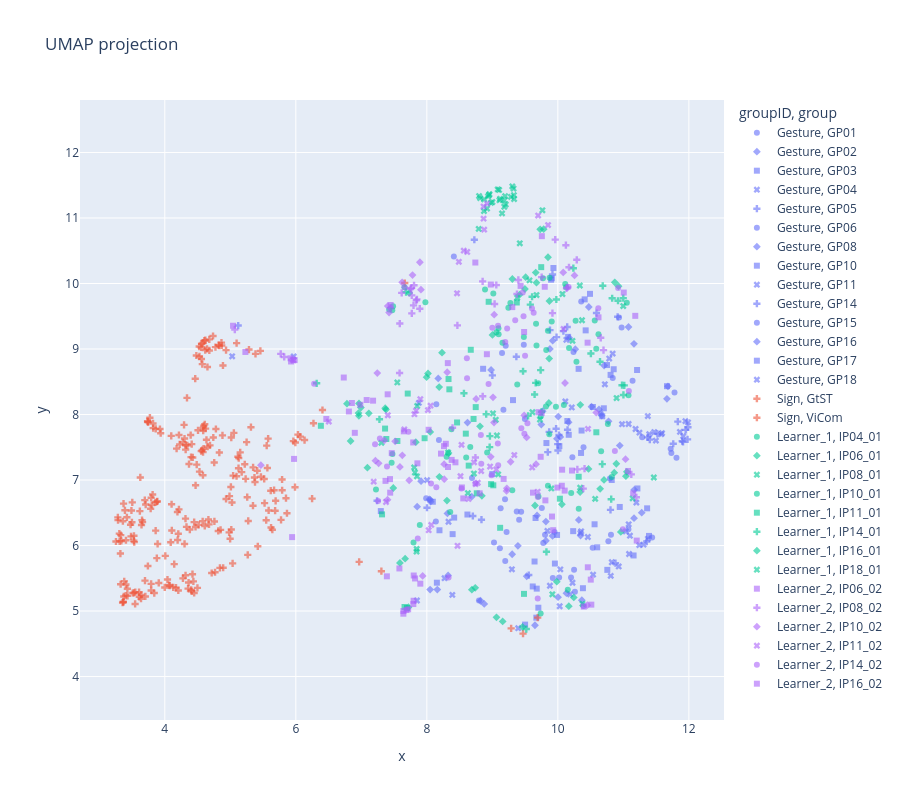

Write notebook code for a chart like this one.
### Markdown cell above
## 6 UMAP

### Code cell
import plotly.express as px, pandas as pd, umap
from sklearn.preprocessing import StandardScaler

feat_df = features_df_clean.copy()

meta_cols = ['fileID', 'group', 'concept', 'groupID']        # add meta columns
meta_cols = [c for c in meta_cols if c in feat_df.columns]

num = feat_df.select_dtypes('number')
num = num.loc[:, num.isna().mean() < 0.5]         # keep cols <50% NaN

keep = num.dropna().index                          
num  = num.loc[keep]
meta = feat_df.loc[keep, meta_cols]              

scaled   = StandardScaler().fit_transform(num)
embedding = umap.UMAP(random_state=42).fit_transform(scaled)

plot_df = pd.DataFrame(embedding, columns=['x', 'y'], index=keep)
plot_df = pd.concat([plot_df, meta], axis=1)       # aligned by index, not by position

fig = px.scatter(plot_df, x='x', y='y',
                 color='groupID' if 'groupID' not in plot_df else 'groupID',
                 symbol='group', hover_name='concept',
                 title='UMAP projection', opacity=0.6)
fig.update_layout(width=900, height=800, yaxis=dict(scaleanchor='x', scaleratio=1))
fig.show()

### Figure 1 — Plotly figure (JSON) as saved in the notebook; plotly's stock layout.template omitted (floating-point values rounded to 4 significant figures)
{"data": [{"hovertemplate": "<b>%{hovertext}</b><br><br>groupID=Gesture<br>group=GP01<br>x=%{x}<br>y=%{y}<extra></extra>", "hovertext": ["ADLER", "ANSTECKEN", "BLITZ", "BODEN", "BRIEF", "BUERO", "GEIGE", "GIRAFFE", "GOTT", "HEMD", "KLOPFEN", "MENSCH", "RUFEN", "SCHOKOLADE", "STAUBSAUGEN", "WENIG"], "legendgroup": "Gesture, GP01", "marker": {"color": "#636efa", "opacity": 0.6, "symbol": "circle"}, "mode": "markers", "name": "Gesture, GP01", "orientation": "v", "showlegend": true, "type": "scatter", "x": [10.97, 9.025, 10.25, 10.26, 10.02, 8.185, 10.2, 10.53, 10.93, 10.79, 9.217, 8.796, 9.115, 9.197, 10.39, 9.497], "xaxis": "x", "y": [9.33, 6.045, 5.629, 5.295, 5.513, 7.61, 5.513, 5.966, 9.482, 7.024, 6.208, 5.162, 5.957, 5.763, 5.078, 7.931], "yaxis": "y"}, {"hovertemplate": "<b>%{hovertext}</b><br><br>groupID=Gesture<br>group=GP02<br>x=%{x}<br>y=%{y}<extra></extra>", "hovertext": ["ABLEHNEN", "ANTWORTEN", "FENSTER", "GEHOERLOS", "GITARRE", "GUT", "IGNORIEREN", "PARKEN", "RUDERN", "SCHOEN", "SEE", "STAUB WISCHEN", "STREITEN", "VERSUCHEN", "ZIEL", "ZIMMER"], "legendgroup": "Gesture, GP02", "marker": {"color": "#636efa", "opacity": 0.6, "symbol": "diamond"}, "mode": "markers", "name": "Gesture, GP02", "orientation": "v", "showlegend": true, "type": "scatter", "x": [8.16, 10.95, 11.28, 11.08, 9.919, 10.17, 9.768, 9.682, 9.651, 10.47, 8.174, 10.32, 10.35, 10.13, 8.981, 10.77], "xaxis": "x", "y": [5.328, 7.526, 6.502, 9.336, 6.147, 9.169, 8.05, 6.46, 4.783, 9.641, 8.551, 6.391, 6.153, 5.273, 8.681, 7.896], "yaxis": "y"}, {"hovertemplate": "<b>%{hovertext}</b><br><br>groupID=Gesture<br>group=GP03<br>x=%{x}<br>y=%{y}<extra></extra>", "hovertext": ["ALT", "AUSGEHEN", "BRIEF", "BUCH", "BUERO", "FALTEN", "GIPSVERBAND", "INSTAGRAM", "KLEIDUNG ANZIEHEN", "KNETEN", "KOENIG", "KOKOSNUSS", "KRABBELN", "LOBEN", "PAPIER", "SCHLECHT", "SUCHEN"], "legendgroup": "Gesture, GP03", "marker": {"color": "#636efa", "opacity": 0.6, "symbol": "square"}, "mode": "markers", "name": "Gesture, GP03", "orientation": "v", "showlegend": true, "type": "scatter", "x": [9.66, 10.82, 10.75, 10.38, 10.7, 10.95, 9.988, 11.21, 11.16, 9.671, 11.36, 10.17, 9.703, 10.53, 10.23, 9.932, 10.6], "xaxis": "x", "y": [6.42, 7.0, 5.629, 5.349, 8.095, 6.589, 6.161, 8.679, 5.849, 4.899, 6.568, 7.69, 5.051, 8.115, 6.22, 10.24, 5.972], "yaxis": "y"}, {"hovertemplate": "<b>%{hovertext}</b><br><br>groupID=Gesture<br>group=GP04<br>x=%{x}<br>y=%{y}<extra></extra>", "hovertext": ["AUSRADIEREN", "BEZAHLEN", "BUEGELN", "ELEFANT", "GEBEN", "GUT", "JUCKEN", "KRAWATTE", "LEIHEN", "LIPPENSTIFT AUFTRAGEN", "LOBEN", "OHRFEIGEN", "PUDERN", "SCHUBSEN", "SKI FAHREN", "TRAGEN", "UNTERGEHEN", "ZIEHEN"], "legendgroup": "Gesture, GP04", "marker": {"color": "#636efa", "opacity": 0.6, "symbol": "x"}, "mode": "markers", "name": "Gesture, GP04", "orientation": "v", "showlegend": true, "type": "scatter", "x": [10.35, 10.54, 9.879, 10.84, 10.81, 10.21, 8.331, 10.78, 9.84, 10.04, 10.11, 11.04, 9.298, 11.1, 11.24, 10.46, 10.36, 7.879], "xaxis": "x", "y": [6.192, 5.556, 5.386, 8.93, 5.537, 8.108, 6.363, 8.854, 6.224, 5.636, 8.2, 6.215, 5.637, 6.15, 6.006, 6.131, 6.217, 8.177], "yaxis": "y"}, {"hovertemplate": "<b>%{hovertext}</b><br><br>groupID=Gesture<br>group=GP05<br>x=%{x}<br>y=%{y}<extra></extra>", "hovertext": ["COWBOY", "EISCREME", "FALTEN", "FEUER", "FLAGGE", "GOTT", "HEMD", "HUSTEN", "IDEE", "INSTAGRAM", "KRUECKEN", "PERSON", "PILZ", "SCHLAU", "VERSCHWINDEN", "WASSERTROPFEN", "WINKEN", "ZIMMER"], "legendgroup": "Gesture, GP05", "marker": {"color": "#636efa", "opacity": 0.6, "symbol": "cross"}, "mode": "markers", "name": "Gesture, GP05", "orientation": "v", "showlegend": true, "type": "scatter", "x": [10.8, 9.973, 7.24, 9.367, 10.91, 10.59, 11.36, 9.847, 9.998, 10.15, 10.14, 10.0, 9.88, 9.868, 10.02, 8.702, 9.98, 8.834], "xaxis": "x", "y": [6.544, 7.783, 6.683, 8.882, 9.492, 9.549, 6.061, 7.426, 7.549, 7.766, 9.337, 7.45, 9.289, 7.735, 7.687, 6.451, 9.181, 6.394], "yaxis": "y"}, {"hovertemplate": "<b>%{hovertext}</b><br><br>groupID=Gesture<br>group=GP06<br>x=%{x}<br>y=%{y}<extra></extra>", "hovertext": ["ARGUMENTIEREN", "AUSZIEHEN", "BEGEISTERT", "FEUER", "GESTERN", "GITARRE", "GREIFEN", "IDEE", "IGNORIEREN", "KISTE", "LOBEN", "LOEWE", "PFLANZE", "SCHURRBART", "SOLDAT", "UNIVERSITAET", "UNTERSTUETZEN", "ZAUN"], "legendgroup": "Gesture, GP06", "marker": {"color": "#636efa", "opacity": 0.6, "symbol": "circle"}, "mode": "markers", "name": "Gesture, GP06", "orientation": "v", "showlegend": true, "type": "scatter", "x": [11.81, 11.08, 10.36, 11.44, 10.24, 11.72, 10.22, 10.66, 8.412, 10.81, 10.77, 11.78, 8.138, 11.14, 11.73, 10.84, 8.145, 11.29], "xaxis": "x", "y": [7.342, 6.247, 9.727, 6.124, 8.953, 7.479, 7.35, 8.016, 10.41, 6.166, 6.067, 8.334, 6.366, 8.516, 7.413, 8.556, 8.155, 7.654], "yaxis": "y"}, {"hovertemplate": "<b>%{hovertext}</b><br><br>groupID=Gesture<br>group=GP08<br>x=%{x}<br>y=%{y}<extra></extra>", "hovertext": ["ENTSCHULDIGEN", "ERKLAEREN", "GESTERN", "HEMD", "HOTEL", "HUMMER", "KENNEN", "MESSEN", "NEUGIERIG", "PFEIFE", "RING", "SCHMETTERLING", "SEE", "SEKT", "SOCKEN", "SOLDAT", "URLAUB", "VIEL"], "legendgroup": "Gesture, GP08", "marker": {"color": "#636efa", "opacity": 0.6, "symbol": "diamond"}, "mode": "markers", "name": "Gesture, GP08", "orientation": "v", "showlegend": true, "type": "scatter", "x": [7.912, 9.525, 9.817, 10.63, 10.51, 8.621, 10.04, 8.685, 7.852, 8.039, 10.01, 10.67, 9.303, 9.817, 9.39, 9.986, 8.058, 11.17], "xaxis": "x", "y": [6.983, 5.531, 6.366, 8.077, 8.119, 7.877, 7.658, 6.746, 6.593, 6.705, 7.969, 7.984, 5.867, 6.073, 5.996, 7.631, 6.67, 6.85], "yaxis": "y"}, {"hovertemplate": "<b>%{hovertext}</b><br><br>groupID=Gesture<br>group=GP10<br>x=%{x}<br>y=%{y}<extra></extra>", "hovertext": ["AUSSCHALTEN", "BISS", "BRETTSPIEL", "DECKE", "ENTE", "FAHREN", "FENSTER", "GITARRE", "KRAWATTE", "LOEWE", "MESSEN", "MUELL", "NASHORN", "RASSEL", "SAGEN", "SCHOEN", "U-BAHN", "WINDRAD"], "legendgroup": "Gesture, GP10", "marker": {"color": "#636efa", "opacity": 0.6, "symbol": "square"}, "mode": "markers", "name": "Gesture, GP10", "orientation": "v", "showlegend": true, "type": "scatter", "x": [10.36, 10.32, 9.617, 10.85, 7.298, 9.5, 10.75, 10.68, 9.908, 10.49, 11.67, 8.394, 10.8, 9.897, 10.14, 10.41, 8.193, 10.56], "xaxis": "x", "y": [7.755, 8.697, 5.375, 8.692, 6.526, 4.793, 8.755, 7.974, 10.08, 9.842, 8.433, 6.174, 8.605, 10.06, 7.901, 9.758, 6.233, 6.324], "yaxis": "y"}, {"hovertemplate": "<b>%{hovertext}</b><br><br>groupID=Gesture<br>group=GP11<br>x=%{x}<br>y=%{y}<extra></extra>", "hovertext": ["ABEND", "DRECK", "DUFT", "HASE", "HINAUFGEHEN", "JUNGE", "KNETEN", "NONNE", "PERSON", "PILZ", "RUDERN", "SCHLAEGER", "SCHLECHT", "STIMMEN", "UNTERTITEL", "WINDRAD", "WINKEN"], "legendgroup": "Gesture, GP11", "marker": {"color": "#636efa", "opacity": 0.6, "symbol": "x"}, "mode": "markers", "name": "Gesture, GP11", "orientation": "v", "showlegend": true, "type": "scatter", "x": [11.2, 7.849, 5.028, 11.37, 8.389, 11.08, 9.395, 10.22, 11.09, 10.03, 10.93, 11.31, 8.271, 8.004, 10.98, 10.19, 10.13], "xaxis": "x", "y": [6.655, 5.161, 8.889, 6.103, 5.246, 6.324, 4.738, 5.432, 5.871, 5.073, 5.681, 6.013, 5.501, 6.998, 7.852, 5.255, 9.141], "yaxis": "y"}, {"hovertemplate": "<b>%{hovertext}</b><br><br>groupID=Gesture<br>group=GP14<br>x=%{x}<br>y=%{y}<extra></extra>", "hovertext": ["(AUF)PUMPEN", "ABEND", "DAUMEN DRUECKEN", "FAHREN", "FERNGLAS", "FRAGE", "GEHOERLOS", "HOTEL", "KAESE", "LANGWEILIG", "ROLLEN", "RUFEN", "SCHLAFEN", "SCHNECKE", "STINKEN", "TREPPE", "TRINKWASSER", "UNTERSTUETZEN"], "legendgroup": "Gesture, GP14", "marker": {"color": "#636efa", "opacity": 0.6, "symbol": "cross"}, "mode": "markers", "name": "Gesture, GP14", "orientation": "v", "showlegend": true, "type": "scatter", "x": [10.88, 11.98, 9.0, 9.556, 11.99, 10.08, 11.9, 5.121, 11.76, 8.002, 11.37, 11.95, 9.918, 11.83, 11.91, 11.52, 8.725, 11.4], "xaxis": "x", "y": [5.731, 7.621, 8.598, 5.549, 7.806, 9.273, 7.594, 9.358, 7.554, 6.577, 7.651, 7.766, 10.14, 7.892, 7.582, 7.705, 10.67, 7.616], "yaxis": "y"}, {"hovertemplate": "<b>%{hovertext}</b><br><br>groupID=Gesture<br>group=GP15<br>x=%{x}<br>y=%{y}<extra></extra>", "hovertext": ["ANFANG", "AVOCADO", "BERUF", "BEZAHLEN", "BLITZ", "DRECK", "EINFACH", "EINHORN", "HALSKETTE", "HASE", "KARTOFFEL", "KISSEN", "KRAWATTE", "RASIEREN", "RAUCHEN", "SCHLAGEN", "SEKT"], "legendgroup": "Gesture, GP15", "marker": {"color": "#636efa", "opacity": 0.6, "symbol": "circle"}, "mode": "markers", "name": "Gesture, GP15", "orientation": "v", "showlegend": true, "type": "scatter", "x": [9.48, 9.169, 9.923, 9.805, 9.755, 9.204, 9.127, 7.99, 9.194, 9.777, 9.95, 9.148, 9.372, 9.44, 8.69, 10.39, 9.409], "xaxis": "x", "y": [9.066, 8.072, 5.503, 6.164, 6.575, 9.049, 6.57, 6.721, 6.707, 6.04, 6.205, 8.94, 6.519, 6.515, 7.032, 7.5, 6.395], "yaxis": "y"}, {"hovertemplate": "<b>%{hovertext}</b><br><br>groupID=Gesture<br>group=GP16<br>x=%{x}<br>y=%{y}<extra></extra>", "hovertext": ["FEUERZEUG", "GEIGE", "GESTERN", "HUSTEN", "KAUFEN", "LANGWEILIG", "MILCH", "NUSS", "OEFFNEN", "PILOT", "SCHLAEGER", "SCHNECKE", "SCHRECKLICH", "SKI FAHREN", "TELEFON", "VERSUCHEN", "WINDRAD", "ZEITSCHRIFT"], "legendgroup": "Gesture, GP16", "marker": {"color": "#636efa", "opacity": 0.6, "symbol": "diamond"}, "mode": "markers", "name": "Gesture, GP16", "orientation": "v", "showlegend": true, "type": "scatter", "x": [9.748, 10.71, 9.879, 10.16, 8.325, 9.921, 8.876, 8.818, 8.314, 11.16, 11.16, 11.67, 8.05, 10.37, 10.27, 8.053, 11.68, 10.0], "xaxis": "x", "y": [7.847, 8.747, 9.002, 7.882, 5.544, 9.127, 5.108, 5.157, 6.49, 6.417, 9.079, 8.239, 5.328, 5.166, 8.997, 6.697, 8.431, 5.212], "yaxis": "y"}, {"hovertemplate": "<b>%{hovertext}</b><br><br>groupID=Gesture<br>group=GP17<br>x=%{x}<br>y=%{y}<extra></extra>", "hovertext": ["ABLEHNEN", "ANGELN", "ARGUMENTIEREN", "BART", "BEOBACHTEN", "BESCHEID GEBEN", "DOLMETSCHEN", "EGAL", "GITARRE", "GREIFEN", "HEMD", "KLOPFEN", "PECH", "SCHUESSEL", "STAUB WISCHEN", "URLAUB", "ZUSAMMENSTOSSEN"], "legendgroup": "Gesture, GP17", "marker": {"color": "#636efa", "opacity": 0.6, "symbol": "square"}, "mode": "markers", "name": "Gesture, GP17", "orientation": "v", "showlegend": true, "type": "scatter", "x": [8.091, 8.619, 9.644, 9.678, 10.42, 8.999, 8.153, 9.315, 10.02, 8.859, 11.39, 10.16, 10.35, 9.955, 8.417, 9.826, 11.21], "xaxis": "x", "y": [6.668, 6.473, 5.756, 5.342, 9.284, 7.091, 5.433, 8.22, 7.517, 8.698, 6.147, 9.186, 7.414, 5.725, 6.427, 7.564, 6.871], "yaxis": "y"}, {"hovertemplate": "<b>%{hovertext}</b><br><br>groupID=Gesture<br>group=GP18<br>x=%{x}<br>y=%{y}<extra></extra>", "hovertext": ["BESCHEID GEBEN", "BRUECKE", "BUCH", "EISCREME", "GAST", "GIESSEN", "HEBEN", "INSEL", "KLATSCHEN", "MOND", "PRIESTER", "RASIEREN", "SAUBER", "SCHNECKE", "SKI FAHREN", "WASSERSCHILDKROETE"], "legendgroup": "Gesture, GP18", "marker": {"color": "#636efa", "opacity": 0.6, "symbol": "x"}, "mode": "markers", "name": "Gesture, GP18", "orientation": "v", "showlegend": true, "type": "scatter", "x": [10.72, 11.59, 11.4, 11.08, 11.25, 5.968, 11.95, 11.58, 11.19, 11.86, 11.99, 11.37, 10.82, 11.91, 11.47, 11.5], "xaxis": "x", "y": [8.462, 7.717, 7.701, 7.856, 7.723, 8.885, 7.9, 7.7, 7.779, 7.735, 7.88, 7.976, 5.745, 7.67, 7.733, 7.602], "yaxis": "y"}, {"hovertemplate": "<b>%{hovertext}</b><br><br>groupID=Sign<br>group=GtST<br>x=%{x}<br>y=%{y}<extra></extra>", "hovertext": ["A-LOT", "AMBULANCE", "ARM", "BABY", "BEARD", "BEER", "BILLIARD", "BIRD", "BIRTH", "BOOK", "BUTTERFLY", "CALCULATOR", "CAR", "CENTRAL", "COAT", "COLD", "COMMUNICATION", "CURIOUS", "CURTAIN", "DEVIL", "DRESS", "DRINKINGWATER", "EGG", "EYE", "FENCE", "FIRE", "FLOOR", "HAIR", "HAMMER", "HANDS", "HAT", "HILL", "HOCKEY", "HOT", "LAPTOP", "LEGS", "LETTER", "LIGHTNING", "MAGAZINE", "MARRIED", "MASSAGE", "MILK", "MIXER", "MOBILE-PHONE", "MONKEY", "MOON", "MOSQUITO", "MOTORBIKE", "NO-MATTER", "NOSE", "PAN", "PARTY", "PAST", "PEPPER", "PHONE-CALL", "PHOTOGRAPHY", "PIANO", "PILOT", "PLUG", "PRISON", "PYRAMID", "SANDWICH", "SAW", "SAXOPHONE", "SCARF", "SCREWDRIVER", "SHAMPOO", "SOAP", "SOCKS", "SPIDER", "SPOON", "STAIRS", "SUBTITLES", "SUITCASE", "SUPERMARKET", "SURPRISED", "TABLE-TENNIS", "TEA", "TENNIS", "TIME", "TO-ARGUE", "TO-BREAK", "TO-COMB", "TO-COOK", "TO-COPY", "TO-CRY", "TO-DIE", "TO-DRAW", "TO-DRINK", "TO-EAT", "TO-ERASE", "TO-HEAR", "TO-IRON", "TO-JUGGLE", "TO-LIFT", "TO-LIVE", "TO-MOVE", "TO-OBSERVE", "TO-PAY", "TO-PICK-UP", "TO-PLUCK", "TO-PROPOSE", "TO-PUT-LIPSTICK-ON", "TO-REJECT", "TO-RUN", "TO-SAY", "TO-SCOLD", "TO-SEW", "TO-SHOWER", "TO-SIT", "TO-SLEEP", "TO-SMOKE", "TO-STEAL", "TO-STINK", "TO-TEAR", "TO-TURN-OFF", "TO-WAIT", "VIDEOGAME", "WAR", "WHEELCHAIR", "WINE"], "legendgroup": "Sign, GtST", "marker": {"color": "#EF553B", "opacity": 0.6, "symbol": "cross"}, "mode": "markers", "name": "Sign, GtST", "orientation": "v", "showlegend": true, "type": "scatter", "x": [4.623, 3.739, 5.617, 9.693, 4.644, 5.348, 5.791, 4.344, 5.523, 4.773, 5.043, 4.301, 5.009, 4.18, 4.582, 4.216, 4.098, 4.821, 3.747, 3.822, 4.851, 4.395, 5.22, 4.68, 4.573, 4.556, 4.997, 4.507, 5.865, 4.318, 3.736, 4.988, 5.125, 4.69, 5.459, 5.85, 4.529, 5.517, 4.833, 4.816, 4.369, 6.967, 5.151, 4.481, 3.926, 4.636, 4.401, 5.369, 4.755, 4.74, 5.566, 3.937, 5.115, 5.411, 5.577, 3.861, 4.982, 4.227, 4.584, 3.82, 4.675, 4.555, 4.487, 4.559, 4.47, 5.668, 3.772, 5.096, 5.026, 4.571, 5.249, 5.692, 5.377, 5.988, 4.654, 4.651, 6.133, 5.054, 5.346, 4.318, 4.935, 4.411, 4.594, 5.774, 5.555, 4.583, 5.095, 4.935, 4.586, 4.87, 5.285, 6.407, 5.79, 9.287, 5.174, 4.865, 5.015, 5.315, 4.525, 4.888, 5.548, 4.832, 4.582, 4.53, 7.306, 5.129, 5.015, 4.592, 4.294, 5.467, 4.736, 4.61, 5.684, 4.78, 4.275, 5.234, 5.993, 4.426, 4.679, 6.248, 4.88], "xaxis": "x", "y": [7.785, 7.888, 6.837, 4.899, 9.003, 7.192, 6.844, 7.53, 6.648, 9.028, 7.067, 7.634, 6.894, 7.48, 7.073, 7.688, 7.674, 9.06, 7.883, 7.792, 6.239, 7.687, 7.241, 8.978, 8.769, 7.441, 6.103, 7.759, 6.493, 7.532, 7.898, 6.755, 7.181, 7.529, 8.972, 6.722, 8.887, 7.017, 9.05, 6.222, 7.244, 5.75, 7.423, 8.901, 7.779, 7.614, 7.35, 7.039, 7.267, 7.649, 7.184, 7.714, 7.355, 7.142, 7.632, 7.781, 6.201, 7.544, 7.426, 7.864, 6.324, 9.023, 7.235, 8.847, 6.92, 6.845, 7.952, 9.09, 6.657, 7.459, 7.578, 6.683, 6.969, 6.89, 7.509, 8.726, 7.61, 7.719, 6.608, 7.463, 6.711, 7.548, 7.829, 6.391, 7.525, 9.091, 7.058, 8.983, 7.753, 9.054, 8.992, 8.069, 7.008, 4.735, 7.121, 9.098, 6.244, 7.806, 9.038, 8.748, 6.387, 7.42, 7.796, 7.129, 5.608, 7.335, 7.648, 7.48, 7.841, 7.05, 9.198, 7.851, 6.532, 7.779, 7.576, 7.017, 7.572, 7.345, 9.147, 6.716, 7.682], "yaxis": "y"}, {"hovertemplate": "<b>%{hovertext}</b><br><br>groupID=Sign<br>group=ViCom<br>x=%{x}<br>y=%{y}<extra></extra>", "hovertext": ["CALCULATOR", "TO-WASH-FACE", "CAPPUCINO", "DAUGHTER", "DAY", "DRESS", "EMPLOYED", "BOOK", "FATHER", "FRAUD", "HAIR", "HANDS", "HOBBIES", "ID-CARD", "LAPTOP", "LECTURER", "BUTTERFLY", "LETTER", "MOBILE-PHONE", "MODERATOR", "MONTH", "NOSE", "PAST", "PEPPER", "PHOTOGRAPHY", "PIANO", "PROFESSOR", "PYRAMID", "SANDWICH", "SCREWDRIVER", "SHEEP", "SPIDER", "STORE", "STUDENT", "TO-ADVISE", "TO-ANNOY", "COAT", "TO-CLAP", "TO-COPY", "TO-JUGGLE", "TO-LIFT", "TO-LIVE", "TO-ORGANIZE", "TO-PAY", "TO-PLAY-CARDS", "F", "TO-SAY", "TO-SHOWER", "TO-SLEEP", "COMMUNICATION", "TO-SUMMARIZE", "TO-SUPPLY", "UNCLE", "WAR", "WEEK", "WHEELCHAIR", "WINE", "CURIOUS", "WITNESS", "CURTAIN", "EGG", "EYE", "FENCE", "FIRE", "FLOOR", "GLASSES", "HILL", "HOCKEY", "HOT", "LEGS", "MAGAZINE", "MARRIED", "MASSAGE", "MILK", "MOSQUITO", "NO-MATTER", "PARTY", "PILOT", "SAXOPHONE", "ARM", "SNAKE", "SOCKS", "STAIRS", "SUITCASE", "TABLE-TENNIS", "TEA", "TENNIS", "TIME", "TO-COMB", "TO-COOK", "TO-CRY", "TO-DIE", "TO-DRAW", "TO-DRINK", "BEARD", "TO-EAT", "TO-INVITE", "TO-KICK", "TO-PLUCK", "TO-PICK-UP", "TO-PROPOSE", "BEER", "TO-REJECT", "TO-SEW", "TO-SHAVE", "TO-SIT", "TO-STEAL", "TO-TEAR", "TO-TURN-OFF", "TO-WAIT", "TO-WASH-BODY", "BILLIARD", "VIDEOGAME", "A-LOT", "APPLE", "BAD", "ARCHITECTURE", "AUNT", "BABY", "LIGHTNING", "BAPTISM", "TABLE", "BIRD", "TO-HEAR", "BIRTH"], "legendgroup": "Sign, ViCom", "marker": {"color": "#EF553B", "opacity": 0.6, "symbol": "cross"}, "mode": "markers", "name": "Sign, ViCom", "orientation": "v", "showlegend": true, "type": "scatter", "x": [3.527, 3.407, 3.801, 4.041, 4.464, 4.144, 3.999, 4.617, 3.428, 4.561, 3.326, 4.301, 3.484, 3.791, 3.742, 3.529, 4.277, 3.254, 3.529, 3.327, 4.128, 3.431, 3.407, 5.384, 3.305, 4.403, 3.31, 4.331, 4.603, 5.585, 3.36, 6.269, 4.216, 4.422, 3.322, 3.391, 4.518, 4.107, 4.841, 9.468, 3.89, 3.364, 3.498, 3.645, 6.033, 3.549, 4.363, 3.626, 4.618, 3.421, 3.491, 3.504, 4.104, 3.478, 4.206, 4.891, 3.381, 3.355, 3.336, 4.578, 3.792, 3.374, 4.448, 4.206, 4.317, 3.283, 4.666, 4.757, 3.639, 5.622, 4.339, 4.436, 4.091, 5.035, 3.695, 3.879, 3.286, 3.661, 4.61, 5.641, 5.258, 4.193, 7.663, 5.42, 4.767, 5.962, 5.274, 3.784, 6.068, 3.878, 3.37, 4.065, 3.703, 3.61, 3.368, 3.404, 3.856, 3.86, 4.171, 3.908, 4.469, 4.411, 3.534, 3.792, 5.266, 3.698, 4.716, 3.814, 4.355, 3.637, 4.008, 3.708, 3.652, 3.839, 3.547, 3.607, 4.382, 3.886, 4.448, 4.075, 3.619, 4.316, 4.196, 3.511, 4.498], "xaxis": "x", "y": [6.073, 6.081, 6.619, 5.481, 8.547, 5.717, 5.36, 8.982, 5.341, 9.081, 5.409, 6.024, 6.139, 5.414, 5.688, 6.149, 5.499, 6.061, 5.276, 6.159, 5.363, 5.232, 5.405, 8.926, 6.182, 5.322, 6.064, 6.285, 9.128, 6.536, 6.371, 7.867, 6.552, 5.562, 5.878, 6.538, 6.316, 6.23, 5.659, 4.655, 6.024, 5.139, 6.355, 6.313, 7.693, 5.288, 5.435, 7.039, 9.135, 6.431, 6.535, 6.659, 6.63, 6.318, 5.314, 5.661, 5.455, 5.129, 6.07, 6.371, 5.314, 5.223, 6.357, 6.18, 5.545, 6.43, 6.397, 6.367, 5.245, 6.275, 8.254, 5.453, 6.049, 5.727, 6.693, 6.668, 6.389, 6.358, 6.298, 6.241, 6.738, 6.512, 10.01, 5.988, 5.592, 7.593, 6.375, 6.561, 7.662, 5.808, 6.641, 5.397, 5.223, 5.216, 5.138, 5.236, 6.657, 6.227, 5.358, 5.428, 6.283, 5.301, 6.051, 6.729, 5.857, 5.465, 5.581, 6.779, 5.342, 5.189, 5.842, 6.626, 6.388, 5.274, 5.109, 5.288, 6.244, 6.674, 5.276, 5.387, 6.525, 6.411, 6.083, 5.276, 5.354], "yaxis": "y"}, {"hovertemplate": "<b>%{hovertext}</b><br><br>groupID=Learner_1<br>group=IP04_01<br>x=%{x}<br>y=%{y}<extra></extra>", "hovertext": ["ABHOLEN", "AKKORDEON", "BEOBACHTEN", "BODEN", "BRIEF", "BUCH", "BUEGELN", "GEBURT", "HAENDE", "HAMMER", "HUEGEL", "KARTEN", "KAUFEN", "KLEIDUNG", "KOMMUNIKATION", "KOTZEN", "KRIEG", "MOTORRAD", "RAUCHEN", "SANDWICH", "SCHAL", "SCHIMPFEN", "SOCKEN", "STECKER", "STINKEN", "UNTERTITEL", "VERGANGENHEIT", "VERHEIRATET", "VOGEL", "WENIG"], "legendgroup": "Learner_1, IP04_01", "marker": {"color": "#00cc96", "opacity": 0.6, "symbol": "circle"}, "mode": "markers", "name": "Learner_1, IP04_01", "orientation": "v", "showlegend": true, "type": "scatter", "x": [8.663, 10.15, 9.245, 9.739, 9.87, 10.27, 9.737, 8.302, 10.76, 8.357, 10.66, 10.28, 10.17, 8.921, 10.59, 10.09, 9.773, 9.822, 9.971, 9.874, 10.56, 9.275, 9.704, 9.062, 9.093, 8.601, 9.305, 9.096, 10.62, 9.818], "xaxis": "x", "y": [7.504, 5.326, 9.63, 7.968, 7.7, 9.43, 4.962, 7.356, 7.855, 6.51, 7.439, 8.804, 9.015, 7.42, 9.005, 8.147, 10.08, 8.987, 8.117, 10.09, 9.434, 9.704, 6.749, 9.255, 9.317, 7.342, 6.844, 9.225, 9.226, 8.121], "yaxis": "y"}, {"hovertemplate": "<b>%{hovertext}</b><br><br>groupID=Learner_1<br>group=IP06_01<br>x=%{x}<br>y=%{y}<extra></extra>", "hovertext": ["ARM", "AUSSCHALTEN", "AUTO", "BART", "BEINE", "BEOBACHTEN", "BUCH", "FEUER", "FOTOGRAFIE", "HEISS", "KLAUEN", "KRIEG", "LOEFFEL", "MUECKE", "NASE", "PARTY", "PFLUECKEN", "PILOT", "ROLLSTUHL", "TELEFONANRUF", "TEUFEL", "TRETEN", "VERHEIRATET", "VIDEOSPIEL", "VIEL", "WEINEN", "WOHNEN", "ZEICHNEN", "ZEITSCHRIFT", "ZENTRAL"], "legendgroup": "Learner_1, IP06_01", "marker": {"color": "#00cc96", "opacity": 0.6, "symbol": "diamond"}, "mode": "markers", "name": "Learner_1, IP06_01", "orientation": "v", "showlegend": true, "type": "scatter", "x": [10.34, 10.06, 9.063, 9.416, 7.115, 8.331, 9.674, 8.018, 9.85, 8.053, 7.832, 9.73, 9.002, 7.997, 9.306, 9.784, 9.984, 8.232, 8.189, 9.863, 10.87, 9.651, 10.96, 9.509, 9.868, 10.34, 9.497, 7.719, 9.662, 9.871], "xaxis": "x", "y": [6.816, 6.629, 4.904, 9.83, 8.018, 7.413, 10.01, 8.626, 10.4, 7.735, 7.578, 10.83, 9.215, 8.57, 10.07, 10.83, 5.448, 8.945, 8.419, 8.176, 10.02, 6.611, 6.208, 10.1, 8.855, 8.147, 9.916, 5.058, 10.17, 9.733], "yaxis": "y"}, {"hovertemplate": "<b>%{hovertext}</b><br><br>groupID=Learner_1<br>group=IP08_01<br>x=%{x}<br>y=%{y}<extra></extra>", "hovertext": ["ABLEHNEN", "AUSWEIS", "BART", "BEZAHLEN", "EI", "GEBURT", "HANDY", "HEISS", "KLAVIER", "KOMMUNIKATION", "KRANKENWAGEN", "LIPPENSTIFT AUFTRAGEN", "MANTEL", "MASSAGE", "MILCH", "MUECKE", "PFLUECKEN", "PILOT", "PYRAMIDE", "SCHMETTERLING", "SPINNE", "TEE", "UNTERTITEL", "VERGANGENHEIT", "VIDEOSPIEL", "VOGEL", "WEIN", "ZEITSCHRIFT", "ZEIT"], "legendgroup": "Learner_1, IP08_01", "marker": {"color": "#00cc96", "opacity": 0.6, "symbol": "x"}, "mode": "markers", "name": "Learner_1, IP08_01", "orientation": "v", "showlegend": true, "type": "scatter", "x": [9.332, 8.875, 8.956, 8.872, 8.949, 8.798, 9.001, 8.934, 8.814, 9.285, 9.765, 9.109, 11.47, 9.195, 9.181, 9.329, 8.325, 9.148, 9.324, 9.103, 8.979, 9.082, 7.853, 9.305, 9.204, 8.792, 9.119, 9.183, 8.919], "xaxis": "x", "y": [11.29, 11.29, 11.36, 11.11, 11.35, 11.34, 11.24, 11.33, 11.3, 11.32, 11.12, 11.27, 7.039, 11.33, 11.27, 11.35, 7.42, 11.07, 11.45, 11.43, 11.23, 11.44, 8.131, 11.48, 11.21, 10.83, 11.29, 11.17, 11.14], "yaxis": "y"}, {"hovertemplate": "<b>%{hovertext}</b><br><br>groupID=Learner_1<br>group=IP10_01<br>x=%{x}<br>y=%{y}<extra></extra>", "hovertext": ["AFFE", "BASKETBALL", "BEINE", "BIER", "BODEN", "EGAL", "GEBURT", "GEFAENGNIS", "HAENDE", "HEISS", "HUT", "KRIEG", "LIPPENSTIFT AUFTRAGEN", "MOND", "MUECKE", "PARTY", "PFANNE", "SAEGE", "SCHAL", "SCHLAFEN", "SCHLANGE", "TREPPE", "TRETEN", "VERHEIRATET", "VIDEOSPIEL", "VOGEL", "WEIN", "WOHNEN", "ZAUN"], "legendgroup": "Learner_1, IP10_01", "marker": {"color": "#00cc96", "opacity": 0.6, "symbol": "circle"}, "mode": "markers", "name": "Learner_1, IP10_01", "orientation": "v", "showlegend": true, "type": "scatter", "x": [9.674, 7.797, 7.224, 7.484, 9.849, 9.667, 10.2, 10.11, 10.82, 7.472, 11.05, 9.481, 8.375, 7.978, 9.906, 9.848, 7.892, 7.463, 11.08, 10.13, 7.425, 7.659, 7.475, 10.32, 9.154, 9.38, 8.888, 9.015, 9.699], "xaxis": "x", "y": [9.053, 6.046, 6.854, 9.652, 6.911, 9.384, 6.802, 9.993, 7.047, 9.59, 9.708, 9.183, 7.774, 9.714, 9.421, 9.28, 6.315, 7.264, 8.293, 9.941, 9.602, 9.944, 7.396, 6.562, 9.094, 8.459, 9.908, 9.849, 8.479], "yaxis": "y"}, {"hovertemplate": "<b>%{hovertext}</b><br><br>groupID=Learner_1<br>group=IP11_01<br>x=%{x}<br>y=%{y}<extra></extra>", "hovertext": ["ABHOLEN", "ABLEHNEN", "ARGUMENTIEREN", "AUSWEIS", "BABY", "BASKETBALL", "BEINE", "BODEN", "BRECHEN", "BUCH", "GEBURT", "KALT", "KLEIDUNG", "MIXER", "MOND", "MOTORRAD", "NASE", "PINGUIN", "RENNEN", "SAGEN", "SAXOPHON", "SCHLAFEN", "TASCHENRECHNER", "TELEFONANRUF", "TRETEN", "VORSCHLAGEN", "WEIN", "ZAUN"], "legendgroup": "Learner_1, IP11_01", "marker": {"color": "#00cc96", "opacity": 0.6, "symbol": "square"}, "mode": "markers", "name": "Learner_1, IP11_01", "orientation": "v", "showlegend": true, "type": "scatter", "x": [7.551, 8.331, 8.639, 7.659, 9.483, 9.119, 7.382, 8.981, 8.713, 7.316, 8.595, 9.373, 8.462, 7.966, 10.03, 7.363, 8.944, 7.709, 8.344, 8.763, 10.32, 9.746, 7.697, 6.383, 9.015, 10.59, 8.671, 8.746], "xaxis": "x", "y": [7.596, 8.542, 7.22, 5.062, 5.262, 6.271, 7.626, 6.937, 7.932, 6.476, 7.708, 9.71, 7.879, 7.638, 6.715, 7.786, 9.721, 8.32, 8.385, 6.798, 7.05, 10.25, 5.047, 7.828, 6.919, 7.729, 8.988, 8.113], "yaxis": "y"}, {"hovertemplate": "<b>%{hovertext}</b><br><br>groupID=Learner_1<br>group=IP14_01<br>x=%{x}<br>y=%{y}<extra></extra>", "hovertext": ["AUGE", "AUSWEIS", "BART", "BASKETBALL", "BEOBACHTEN", "BIER", "BUCH", "BUEGELN", "DUSCHEN", "FOTOGRAFIE", "HAARE", "HUT", "KOCHEN", "KOFFER", "KOMMUNIKATION", "KOTZEN", "MIXER", "MOTORRAD", "SCHAL", "SCHLAFEN", "STERBEN", "STINKEN", "TASCHENRECHNER", "TENNIS", "TISCHTENNIS", "VERHEIRATET", "VIDEOSPIEL", "VIEL", "WEINEN", "ZAUN"], "legendgroup": "Learner_1, IP14_01", "marker": {"color": "#00cc96", "opacity": 0.6, "symbol": "cross"}, "mode": "markers", "name": "Learner_1, IP14_01", "orientation": "v", "showlegend": true, "type": "scatter", "x": [9.607, 8.906, 10.98, 7.277, 9.75, 9.645, 9.469, 9.826, 10.69, 10.24, 9.977, 11.0, 9.518, 8.566, 10.5, 9.662, 9.546, 8.963, 10.83, 10.92, 8.959, 7.683, 9.58, 10.64, 6.318, 10.81, 9.737, 11.0, 11.01, 10.68], "xaxis": "x", "y": [9.798, 8.005, 8.447, 7.927, 8.042, 8.305, 8.661, 5.905, 9.965, 10.23, 9.756, 9.777, 4.725, 8.324, 8.931, 8.483, 7.979, 7.671, 9.775, 9.737, 7.502, 9.869, 9.678, 8.806, 8.477, 6.707, 8.678, 8.299, 8.445, 7.243], "yaxis": "y"}, {"hovertemplate": "<b>%{hovertext}</b><br><br>groupID=Learner_1<br>group=IP16_01<br>x=%{x}<br>y=%{y}<extra></extra>", "hovertext": ["AKKORDEON", "AUTO", "BASKETBALL", "BODEN", "BRECHEN", "BRILLE", "FEUER", "FRAGE", "HAMMER", "HUEGEL", "JUCKEN", "KLAVIER", "KLEID", "LAPTOP", "MOTORRAD", "PFEFFER", "PFLUECKEN", "RENNEN", "SCHAL", "SCHIMPFEN", "SCHLANGE", "SITZEN", "STECKER", "STERBEN", "TEUFEL", "TISCHTENNIS", "TRETEN", "TRINKEN", "VERGANGENHEIT", "ZEIT", "ZENTRAL"], "legendgroup": "Learner_1, IP16_01", "marker": {"color": "#00cc96", "opacity": 0.6, "symbol": "diamond"}, "mode": "markers", "name": "Learner_1, IP16_01", "orientation": "v", "showlegend": true, "type": "scatter", "x": [10.17, 9.158, 7.669, 10.89, 10.7, 11.05, 6.957, 8.84, 7.589, 10.65, 8.812, 10.24, 11.04, 6.994, 7.376, 7.364, 7.488, 9.461, 10.86, 7.731, 7.093, 8.739, 6.781, 8.192, 10.93, 6.836, 8.307, 8.687, 10.47, 6.963, 6.965], "xaxis": "x", "y": [5.074, 4.842, 5.799, 7.248, 7.002, 7.125, 8.023, 6.758, 5.734, 6.866, 7.819, 5.208, 7.059, 8.106, 8.075, 8.098, 6.878, 4.757, 7.112, 9.857, 7.189, 5.354, 8.165, 7.049, 9.959, 7.596, 6.687, 5.326, 7.17, 7.98, 8.17], "yaxis": "y"}, {"hovertemplate": "<b>%{hovertext}</b><br><br>groupID=Learner_1<br>group=IP18_01<br>x=%{x}<br>y=%{y}<extra></extra>", "hovertext": ["AKKORDEON", "AUSSCHALTEN", "AUSWEIS", "BUEGELN", "EINLADEN", "EI", "ESSEN", "HAARE", "HEBEN", "HEISS", "HUEGEL", "JONGLIEREN", "KLAUEN", "KOERPER WASCHEN", "KOMMUNIKATION", "LAPTOP", "MILCH", "PYRAMIDE", "RAUCHEN", "SCHRAUBENZIEHER", "SEIFE", "SPINNE", "STINKEN", "SUPERMARKT", "TEUFEL", "TISCHTENNIS", "UMZIEHEN", "VERGANGENHEIT", "VIDEOSPIEL", "VOGEL", "WEIN"], "legendgroup": "Learner_1, IP18_01", "marker": {"color": "#00cc96", "opacity": 0.6, "symbol": "x"}, "mode": "markers", "name": "Learner_1, IP18_01", "orientation": "v", "showlegend": true, "type": "scatter", "x": [10.38, 9.07, 7.85, 7.818, 9.089, 7.549, 9.38, 10.34, 10.57, 10.22, 10.34, 7.843, 9.916, 9.419, 10.37, 8.627, 7.845, 11.14, 9.612, 7.807, 9.01, 10.07, 9.675, 8.719, 11.0, 7.306, 9.9, 9.727, 9.567, 10.9, 9.052], "xaxis": "x", "y": [5.11, 7.68, 7.056, 7.115, 7.087, 8.49, 9.783, 9.969, 6.712, 9.124, 6.885, 5.907, 5.256, 10.61, 9.439, 6.8, 5.948, 6.72, 8.035, 7.193, 8.018, 9.839, 9.824, 7.099, 9.656, 7.567, 6.872, 7.923, 10.05, 8.251, 7.92], "yaxis": "y"}, {"hovertemplate": "<b>%{hovertext}</b><br><br>groupID=Learner_2<br>group=IP06_02<br>x=%{x}<br>y=%{y}<extra></extra>", "hovertext": ["ABHOLEN", "ARM", "AUGE", "AUSSCHALTEN", "AUTO", "BASKETBALL", "BEINE", "BUEGELN", "EI", "ESSEN", "FRAGE", "HEISS", "JUCKEN", "KAEMMEN", "KAUFEN", "LIPPENSTIFT AUFTRAGEN", "LOEFFEL", "MANTEL", "MASSAGE", "MILCH", "NAEHEN", "PARTY", "PFANNE", "RAUCHEN", "SANDWICH", "SAXOPHON", "SCHAMPOO", "SCHIMPFEN", "SCHLAFEN", "SCHLANGE", "SOCKEN", "STERBEN", "TENNIS", "TRINKWASSER", "VERHEIRATET", "VORSCHLAGEN", "WOHNEN", "ZAUN", "ZENTRAL"], "legendgroup": "Learner_2, IP06_02", "marker": {"color": "#ab63fa", "opacity": 0.6, "symbol": "square"}, "mode": "markers", "name": "Learner_2, IP06_02", "orientation": "v", "showlegend": true, "type": "scatter", "x": [8.557, 8.216, 5.919, 8.807, 7.798, 8.437, 7.649, 7.794, 8.027, 6.732, 8.379, 7.792, 5.927, 5.983, 8.917, 8.29, 8.262, 10.1, 8.74, 7.9, 7.714, 9.756, 7.643, 7.688, 9.8, 5.23, 5.042, 9.753, 9.431, 5.944, 9.738, 8.536, 10.46, 7.402, 9.81, 9.929, 7.179, 9.994, 6.466], "xaxis": "x", "y": [6.719, 7.403, 8.859, 6.797, 5.157, 7.27, 7.743, 5.107, 7.767, 8.565, 7.308, 7.574, 8.809, 8.831, 8.921, 7.553, 7.518, 6.839, 10.32, 5.418, 5.027, 10.72, 5.0, 5.015, 9.95, 8.955, 9.355, 8.022, 9.963, 6.129, 7.355, 6.887, 5.668, 8.309, 6.689, 6.234, 8.212, 6.885, 7.932], "yaxis": "y"}, {"hovertemplate": "<b>%{hovertext}</b><br><br>groupID=Learner_2<br>group=IP08_02<br>x=%{x}<br>y=%{y}<extra></extra>", "hovertext": ["ABHOLEN", "BEZAHLEN", "BRILLE", "BUEGELN", "EGAL", "FOTOGRAFIE", "HAENDE", "HANDY", "HOCKEY", "KARTEN", "KLAUEN", "KLEID", "KOERPER WASCHEN", "KOPIEREN", "MOND", "MUECKE", "NASE", "NEUGIERIG", "PARTY", "PFANNE", "PFEFFER", "PFLUECKEN", "PILOT", "RASIEREN", "RAUCHEN", "ROLLSTUHL", "SCHLANGE", "SEIFE", "SOCKEN", "STERBEN", "STINKEN", "TASCHENRECHNER", "TRETEN", "TRINKWASSER", "VERGANGENHEIT", "VERHEIRATET", "WARTEN", "WENIG", "ZEICHNEN"], "legendgroup": "Learner_2, IP08_02", "marker": {"color": "#ab63fa", "opacity": 0.6, "symbol": "cross"}, "mode": "markers", "name": "Learner_2, IP08_02", "orientation": "v", "showlegend": true, "type": "scatter", "x": [7.771, 9.397, 10.29, 10.65, 10.17, 10.12, 10.41, 9.06, 11.12, 10.13, 7.584, 11.2, 8.467, 8.853, 7.75, 10.15, 9.376, 9.753, 9.96, 8.742, 7.587, 7.893, 9.918, 8.852, 9.034, 10.7, 8.392, 5.77, 10.39, 7.797, 7.849, 5.069, 5.823, 7.805, 7.616, 10.3, 7.77, 7.839, 7.763], "xaxis": "x", "y": [9.544, 10.05, 10.36, 9.171, 10.25, 10.58, 7.175, 9.977, 7.087, 9.925, 8.634, 6.736, 9.361, 8.278, 9.914, 9.94, 9.839, 10.1, 10.67, 7.343, 9.389, 9.615, 9.549, 10.03, 9.688, 8.983, 7.798, 8.926, 6.868, 9.666, 9.757, 9.296, 8.879, 9.972, 9.857, 7.162, 9.818, 9.742, 9.93], "yaxis": "y"}, {"hovertemplate": "<b>%{hovertext}</b><br><br>groupID=Learner_2<br>group=IP10_02<br>x=%{x}<br>y=%{y}<extra></extra>", "hovertext": ["ABHOLEN", "AKKORDEON", "ARM", "AUSWEIS", "BASKETBALL", "BILLIARD", "BRIEF", "BUCH", "BUEGELN", "DUSCHEN", "EINLADEN", "FOTOGRAFIE", "HUT", "KAUFEN", "KLAUEN", "KLEIDUNG", "KLEID", "KOMMUNIKATION", "KOTZEN", "LAPTOP", "MUECKE", "NAEHEN", "PFEFFER", "PFLUECKEN", "RASIEREN", "SAGEN", "SANDWICH", "SCHAL", "SCHMETTERLING", "SEIFE", "STERBEN", "TELEFONANRUF", "UEBERRASCHT", "VERHEIRATET", "VIDEOSPIEL", "VOGEL", "WARTEN", "WEINEN", "WOHNEN"], "legendgroup": "Learner_2, IP10_02", "marker": {"color": "#ab63fa", "opacity": 0.6, "symbol": "diamond"}, "mode": "markers", "name": "Learner_2, IP10_02", "orientation": "v", "showlegend": true, "type": "scatter", "x": [8.266, 10.45, 7.449, 7.663, 7.731, 7.215, 8.264, 9.279, 7.589, 7.782, 7.264, 10.08, 11.03, 9.01, 7.404, 9.025, 7.936, 10.11, 8.977, 7.4, 9.524, 8.752, 7.352, 9.217, 9.028, 7.424, 7.91, 10.59, 8.311, 7.626, 9.221, 9.487, 7.244, 9.667, 7.516, 5.467, 7.623, 10.25, 7.894], "xaxis": "x", "y": [7.013, 5.089, 9.627, 9.942, 6.995, 7.296, 7.242, 7.279, 7.2, 10.13, 7.255, 10.17, 7.318, 8.263, 9.655, 7.878, 5.537, 8.482, 7.354, 6.699, 7.651, 8.238, 7.605, 6.834, 9.525, 9.556, 9.906, 8.029, 8.645, 7.377, 6.874, 7.987, 8.632, 7.242, 7.59, 7.227, 10.02, 10.12, 10.32], "yaxis": "y"}, {"hovertemplate": "<b>%{hovertext}</b><br><br>groupID=Learner_2<br>group=IP11_02<br>x=%{x}<br>y=%{y}<extra></extra>", "hovertext": ["AUSWEIS", "BART", "BRECHEN", "FEUER", "FOTOGRAFIE", "GEBURT", "HAARE", "HAMMER", "JUCKEN", "KLEIDUNG", "KOERPER WASCHEN", "KOFFER", "KOTZEN", "KRIEG", "LAPTOP", "LIPPENSTIFT AUFTRAGEN", "MANTEL", "MOND", "PFEFFER", "PILOT", "PINGUIN", "SCHAMPOO", "SCHLANGE", "SCHMETTERLING", "SEIFE", "SITZEN", "STINKEN", "TEUFEL", "TRINKEN", "UEBERRASCHT", "UNTERTITEL", "VERGANGENHEIT", "VOGEL", "VORSCHLAGEN", "WARTEN", "WEIN", "ZAUN", "ZEICHNEN", "ZEITSCHRIFT"], "legendgroup": "Learner_2, IP11_02", "marker": {"color": "#ab63fa", "opacity": 0.6, "symbol": "x"}, "mode": "markers", "name": "Learner_2, IP11_02", "orientation": "v", "showlegend": true, "type": "scatter", "x": [7.404, 10.09, 8.721, 8.866, 8.866, 8.829, 8.017, 8.068, 8.489, 8.057, 9.692, 7.189, 8.777, 8.461, 8.514, 8.529, 9.061, 8.921, 7.657, 7.836, 8.616, 9.85, 7.811, 8.875, 8.744, 8.637, 8.966, 9.699, 5.954, 8.468, 7.377, 9.335, 8.564, 10.46, 8.028, 5.964, 9.608, 7.901, 6.504], "xaxis": "x", "y": [7.989, 9.306, 7.27, 10.99, 11.17, 7.137, 8.067, 6.315, 10.33, 8.135, 6.82, 6.976, 6.958, 9.85, 7.059, 7.537, 7.161, 11.22, 7.773, 8.059, 10.48, 10.89, 8.005, 10.82, 6.937, 6.711, 7.206, 11.04, 8.84, 5.996, 6.664, 7.381, 10.5, 7.781, 6.234, 8.829, 7.192, 8.235, 7.892], "yaxis": "y"}, {"hovertemplate": "<b>%{hovertext}</b><br><br>groupID=Learner_2<br>group=IP14_02<br>x=%{x}<br>y=%{y}<extra></extra>", "hovertext": ["ABHOLEN", "AFFE", "AUSRADIEREN", "AUSSCHALTEN", "BODEN", "BRECHEN", "EGAL", "EI", "HAARE", "HANDY", "HUEGEL", "JUCKEN", "KARTEN", "KAUFEN", "KLAVIER", "KLEID", "KOPIEREN", "KOTZEN", "KRANKENWAGEN", "MILCH", "MIXER", "NAEHEN", "NASE", "PINGUIN", "RENNEN", "SAGEN", "SANDWICH", "SAXOPHON", "SCHLANGE", "SCHMETTERLING", "SCHRAUBENZIEHER", "SEIFE", "TASCHENRECHNER", "TISCHTENNIS", "TREPPE", "UEBERRASCHT", "VIDEOSPIEL", "WEINEN", "WEIN", "WENIG", "ZEITSCHRIFT"], "legendgroup": "Learner_2, IP14_02", "marker": {"color": "#ab63fa", "opacity": 0.6, "symbol": "circle"}, "mode": "markers", "name": "Learner_2, IP14_02", "orientation": "v", "showlegend": true, "type": "scatter", "x": [8.742, 9.499, 7.21, 9.089, 9.694, 9.084, 8.614, 7.719, 10.16, 9.464, 8.987, 6.28, 9.197, 8.942, 9.693, 10.99, 8.825, 9.489, 10.92, 7.862, 9.476, 8.611, 9.631, 9.0, 8.332, 9.443, 10.62, 10.87, 7.392, 8.831, 8.145, 7.256, 9.349, 7.283, 8.064, 8.528, 9.605, 11.08, 9.087, 9.536, 9.226], "xaxis": "x", "y": [6.947, 8.896, 7.547, 7.227, 6.742, 7.559, 8.553, 7.737, 9.946, 9.861, 7.074, 8.471, 9.108, 8.466, 5.193, 6.25, 7.689, 7.707, 9.933, 6.107, 9.501, 8.857, 9.553, 9.325, 5.513, 7.789, 9.622, 7.443, 7.207, 7.248, 6.888, 6.679, 9.439, 7.633, 6.946, 6.869, 9.619, 8.36, 9.356, 7.867, 9.313], "yaxis": "y"}, {"hovertemplate": "<b>%{hovertext}</b><br><br>groupID=Learner_2<br>group=IP16_02<br>x=%{x}<br>y=%{y}<extra></extra>", "hovertext": ["AKKORDEON", "AUGE", "AUTO", "BEZAHLEN", "BIER", "BRIEF", "BUCH", "EI", "HAARE", "HANDY", "HOCKEY", "HUT", "KARTEN", "KLATSCHEN", "KLAVIER", "KLEIDUNG", "KOMMUNIKATION", "KOPIEREN", "MANTEL", "MIXER", "MUECKE", "NEUGIERIG", "PFLUECKEN", "PYRAMIDE", "RAUCHEN", "ROLLSTUHL", "SCHAMPOO", "SCHRAUBENZIEHER", "SPINNE", "STECKER", "STERBEN", "TEE", "TENNIS", "UEBERRASCHT", "UMZIEHEN", "VERHEIRATET", "VOGEL", "WEIN", "ZENTRAL"], "legendgroup": "Learner_2, IP16_02", "marker": {"color": "#ab63fa", "opacity": 0.6, "symbol": "square"}, "mode": "markers", "name": "Learner_2, IP16_02", "orientation": "v", "showlegend": true, "type": "scatter", "x": [10.4, 9.705, 7.581, 7.082, 7.447, 10.07, 6.985, 7.465, 10.62, 8.977, 11.07, 11.18, 9.172, 5.973, 10.51, 7.39, 10.45, 7.8, 9.62, 6.901, 10.22, 9.304, 7.441, 11.15, 9.485, 7.82, 11.01, 7.438, 6.856, 6.81, 7.369, 7.642, 11.2, 7.856, 9.911, 10.06, 10.5, 8.323, 8.32], "xaxis": "x", "y": [5.068, 8.036, 5.65, 8.221, 9.672, 7.158, 8.149, 7.411, 9.484, 9.984, 7.138, 9.506, 7.017, 7.323, 5.098, 5.53, 9.097, 5.543, 6.807, 7.721, 7.145, 9.64, 6.807, 6.798, 9.26, 5.497, 9.862, 7.014, 8.176, 8.046, 6.987, 4.959, 6.076, 7.255, 6.443, 6.913, 5.479, 7.199, 8.785], "yaxis": "y"}], "layout": {"height": 800, "legend": {"title": {"text": "groupID, group"}, "tracegroupgap": 0}, "title": {"text": "UMAP projection"}, "width": 900, "xaxis": {"anchor": "y", "domain": [0, 1], "title": {"text": "x"}}, "yaxis": {"anchor": "x", "domain": [0, 1], "scaleanchor": "x", "scaleratio": 1, "title": {"text": "y"}}}}
